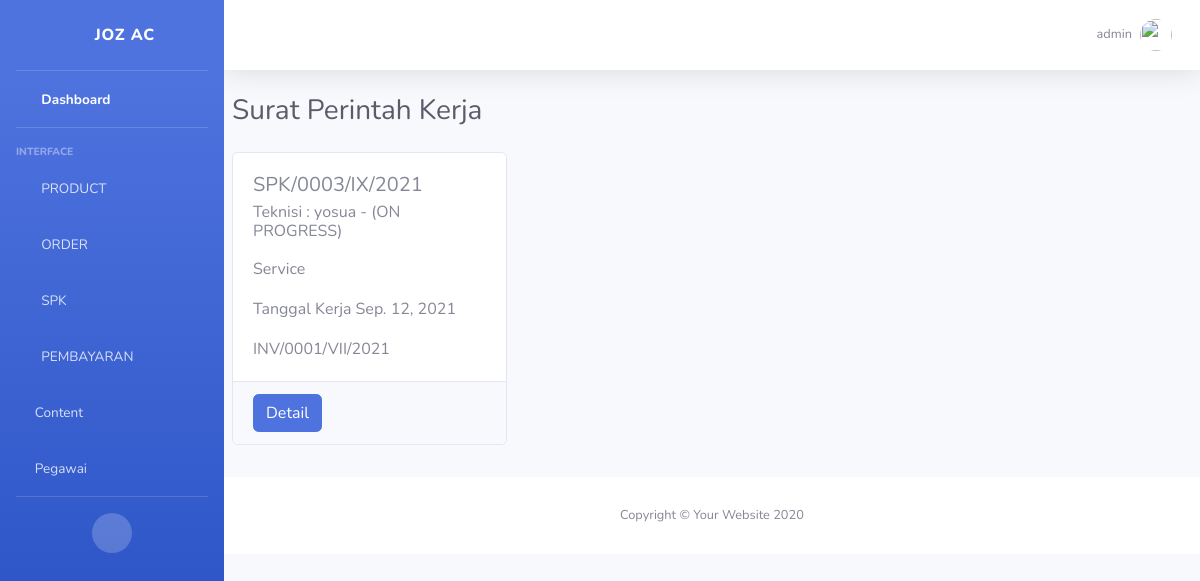
Before: /spk/admin/OnProgress/ (signed in) with the older database file.
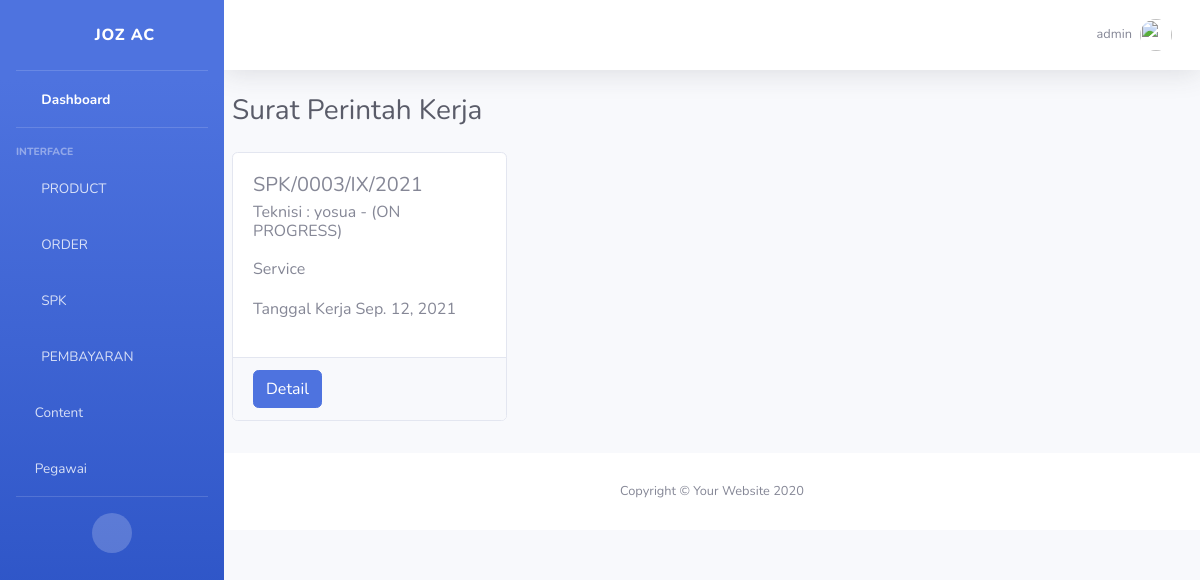
After: the same page with the newer database file.
### SPK_teknisi/models.py (models this page shows, shortened)
class SPKModel(models.Model):
    statusChoice        = [
        ('PENDING','ON PROGRESS'),
        ('CANCEL','CANCEL'),
        ('SELESAI','SELESAI'),
    ]
    no_SPK			= models.CharField(max_length=30, verbose_name='Nomor SPK', blank=True, unique=True)
    tgl_input		= models.DateField(auto_now=True, verbose_name='Tanggal Input')
    teknisi			= models.ForeignKey(settings.AUTH_USER_MODEL, on_delete=models.SET_NULL, related_name='teknisiUser', verbose_name='Teknisi', null=True)
    pesanan		    = models.OneToOneField(InvoiceModel, related_name='SPK', on_delete=models.SET_NULL, verbose_name='Invoice', null=True)
    tgl_pengerjaan	= models.DateField(verbose_name='Tanggal Pengerjaan')
    keterangan		= models.TextField(verbose_name='Keterangan')
    status			= models.CharField(choices=statusChoice, max_length=10, default='PENDING')
    slug_SPK		= models.SlugField()
    class Meta:
        verbose_name='Surat Perintah Kerja'
        verbose_name_plural='Surat Perintah Kerja'

### pesanan/models.py (models this page shows, shortened)
class InvoiceModel(models.Model):
    statusChoise = [
    ('LUNAS','LUNAS'),
    ('BELUM', 'BELUM LUNAS'),
    ]
    Invoice             = models.CharField(max_length=20, verbose_name='Nomor Invoice')
    clientINV           = models.OneToOneField(ClientModel, blank=True, null=True, related_name='InvoiceClient', verbose_name='Invoice Client', on_delete=models.SET_NULL)
    statusPembayaran    = models.CharField(choices=statusChoise, max_length=20, default='BELUM')
    Keterangan          = models.TextField()
    tanggal			    = models.DateField(auto_now=True, editable=False, verbose_name='Tanggal')
    totalInvoice	    = models.PositiveIntegerField(default=0, verbose_name='Total Pembayaran')
    slug_Invoice	    = models.SlugField()
    class Meta:
        verbose_name='Invoice'
        verbose_name_plural='Invoice'

### account/models.py (models this page shows)
class Account(AbstractBaseUser, PermissionsMixin):
	jabatanChoice        = [
	('ADMIN','ADMIN'),
	('TEKNISI','TEKNISI'),
	]
	username 	= models.CharField(max_length=20, unique=True)
	jabatan 	= models.CharField(choices=jabatanChoice, max_length=8)
	date_joined = models.DateTimeField(auto_now_add=True)
	last_login 	= models.DateTimeField(auto_now=True)
	is_active = models.BooleanField(default=True)
	is_staff = models.BooleanField(default=True)
	is_superuser = models.BooleanField(default=False)
	is_admin	= models.BooleanField(default=True)
	objects = AccountManage()
	USERNAME_FIELD = 'username'
	REQUIRED_FIELDS = []
	def __str__(self):
		return self.username
	class Meta:
		verbose_name = 'Account'
		verbose_name_plural = 'Account'

### SPK_teknisi/views.py (the view)
# urls.py: path('admin/OnProgress/', SPK_Progress_List.as_view(), name='OnProgress'),
class SPK_Progress_List(LoginRequiredMixin, ListView):
	login_url = reverse_lazy('account:login')
	model = SPKModel
	template_name = 'SPk_teknisi/OnProgress.html'
	context_object_name = 'object'
	if model.objects.filter(status='PENDING') != None:
		queryset = model.objects.filter(status='PENDING')
	else:queryset = None

### SPK_teknisi/templates/SPK_teknisi/OnProgress.html
{% extends "admin/base_admin.html" %}
{% block Content %}
	<div class="container-fluid pr-auto pl-2">
		<div class="d-sm-flex align-items-center justify-content-between mb-4">
	        <h1 class="h3 mb-0 text-gray-800">Surat Perintah Kerja</h1>
	    </div>
	    <div class="row row-cols-1 row-cols-md-3 md-3 mb-3">
		{% for data in object %}
		<div class="col-sm-6 card-deck mb-3">
			<div class="card" style="width: 30%;">
			  <div class="card-body">
			    <h5 class="card-title">{{data.no_SPK}}</h5>
			    <h6 class="card-subtitle mb-2 text-muted">Teknisi : {{data.teknisi.username}} - ({{data.get_status_display}})</h6>
			    <p class="card-text">{{data.keterangan|linebreaks}}Tanggal Kerja {{data.tgl_pengerjaan}}</p>
			    <p class="card-text">{{data.pesanan.Invoice}}</p>
			  </div>
			    <div class="card-footer">
				    <a href="{% url "spk:update" slug=data.slug_SPK %}" class="card-link btn btn-primary">Detail</a>
				</div>
			</div>
		</div>
		{% endfor %}
		</div>
    </div>
{% endblock Content %}

Changed rows visible on the page:
changed SPKModel "ON PROGRESS": pesanan.Invoice "INV/0001/VII/2021" → (not shown)
